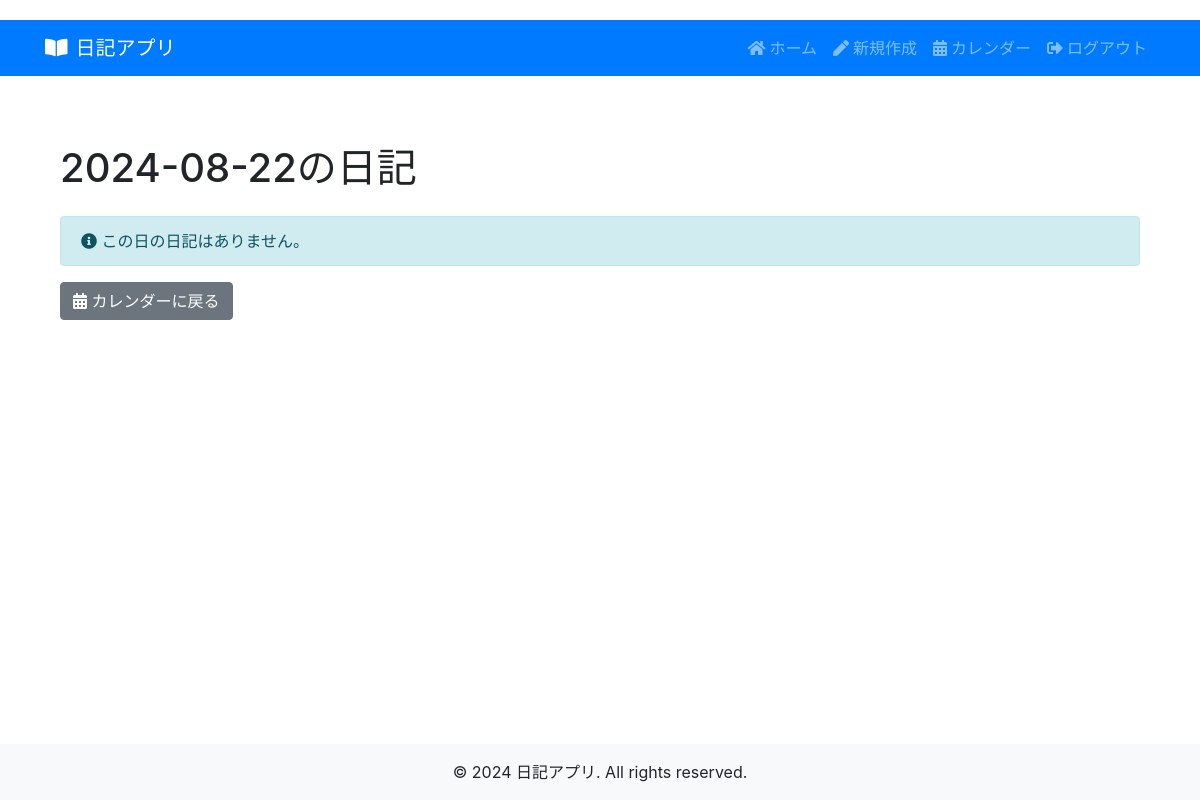
Before: /diary/2024-08-22 (signed in) with the older database file.
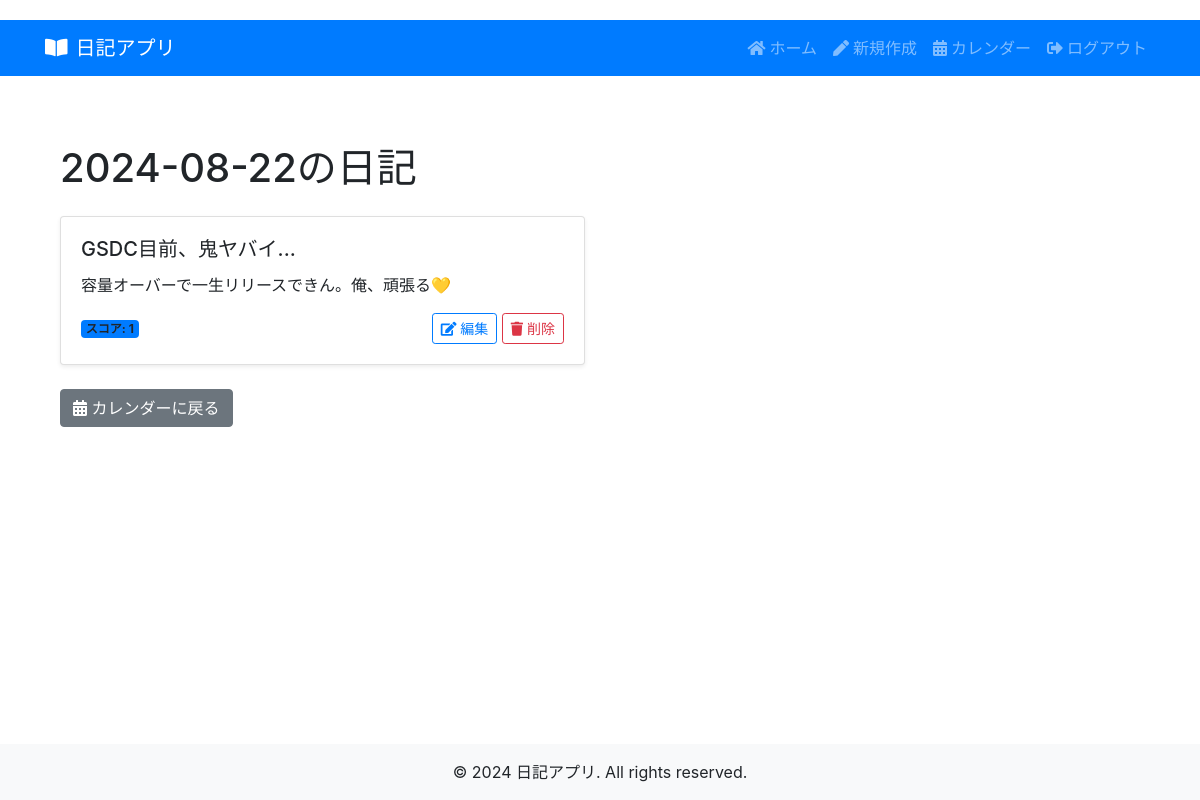
After: the same page with the newer database file.
### tables this page shows
CREATE TABLE diaries
                 (id INTEGER PRIMARY KEY AUTOINCREMENT,
                  user_id INTEGER NOT NULL,
                  title TEXT,
                  content TEXT,
                  sentiment TEXT,
                  score REAL,
                  created_at TIMESTAMP,
                  FOREIGN KEY (user_id) REFERENCES users (id));

### app.py (the view)
@app.route('/diary/<date>')
@login_required
def diary_detail(date):
    diaries = get_all_diaries(session['user_id']).get(date, {'entries': []})
    return render_template('diary_detail.html', date=date, diaries=diaries)

### app.py (called while the page is built)
def login_required(f):
    @wraps(f)
    def decorated_function(*args, **kwargs):
        if 'user_id' not in session:
            flash('ログインが必要です。', 'error')
            return redirect(url_for('login'))
        return f(*args, **kwargs)
    return decorated_function

### database.py (called while the page is built)
def get_all_diaries(user_id):
    conn = sqlite3.connect(DATABASE)
    c = conn.cursor()
    c.execute("""
        SELECT id, title, content, score, DATE(created_at) as date
        FROM diaries
        WHERE user_id = ?
        ORDER BY date DESC, created_at DESC
    """, (user_id,))
    diaries = c.fetchall()
    conn.close()
    processed_diaries = {}
    for id, title, content, score, date in diaries:
        if date not in processed_diaries:
            processed_diaries[date] = {'entries': [], 'avg_score': 0}
        processed_diaries[date]['entries'].append({'id': id, 'title': title or 'No Title', 'content': content, 'score': round(score)})
    for date, data in processed_diaries.items():
        data['avg_score'] = round(sum(entry['score'] for entry in data['entries']) / len(data['entries']))
    return processed_diaries

### templates/diary_detail.html
{% extends "layout.html" %}
{% block content %}
<div class="container my-4">
    <h1 class="mb-4">{{ date }}の日記</h1>
    {% if diaries['entries'] %}
        <div class="row">
            {% for entry in diaries['entries'] %}
                <div class="col-md-6 mb-4">
                    <div class="card h-100 shadow-sm">
                        <div class="card-body">
                            <h5 class="card-title">{{ entry['title'] }}</h5>
                            <p class="card-text">{{ entry['content'] }}</p>
                            <div class="d-flex justify-content-between align-items-center">
                                <span class="badge bg-primary">スコア: {{ entry['score'] }}</span>
                                <div>
                                    <a href="{{ url_for('edit_diary', id=entry['id']) }}" class="btn btn-sm btn-outline-primary">
                                        <i class="fas fa-edit"></i> 編集
                                    </a>
                                    <form action="{{ url_for('delete_diary_route', id=entry['id']) }}" method="post" class="d-inline">
                                        <button type="submit" class="btn btn-sm btn-outline-danger" onclick="return confirm('本当に削除しますか？');">
                                            <i class="fas fa-trash"></i> 削除
                                        </button>
                                    </form>
                                </div>
                            </div>
                        </div>
                    </div>
                </div>
            {% endfor %}
        </div>
    {% else %}
        <div class="alert alert-info" role="alert">
            <i class="fas fa-info-circle"></i> この日の日記はありません。
        </div>
    {% endif %}
    <a href="{{ url_for('diary_calendar') }}" class="btn btn-secondary">
        <i class="fas fa-calendar-alt"></i> カレンダーに戻る
    </a>
</div>
{% endblock %}

Changed rows visible on the page:
added diaries: title "GSDC目前、鬼ヤバイ...", content "容量オーバーで一生リリースできん。俺、頑張る💛", score "1"
Other visible differences:
text no longer shown: "この日の日記はありません。"
